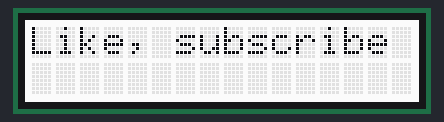
A sketch run on a simulated Arduino Uno, built with avr-gcc and run on an emulated ATmega328P. On the bench: 16×2 character LCD.

Above: at 0.24 s.
At 4.98 s:
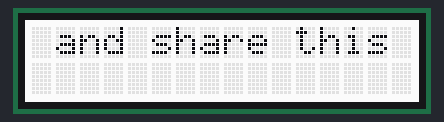
At 10.04 s:
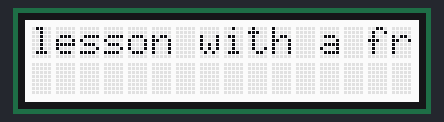
At 19.84 s:
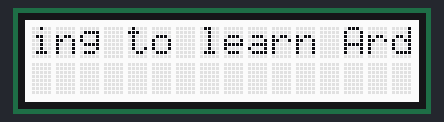
At 29.64 s:
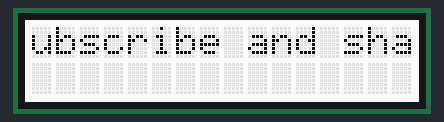
At 39.76 s:
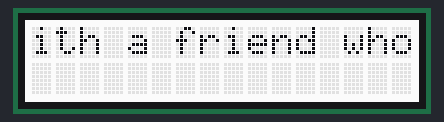

The sketch:

sliding-text.ino
```cpp
// Lesson 14 - Arduino for Beginners
// Use a LCD module
// to show messages (sliding effect)

#include <DFRobot_RGBLCD1602.h>

DFRobot_RGBLCD1602 lcd(0x60, 16, 2);

String message =
  "Like, subscribe and share this lesson with a friend who is trying to learn Arduino    ";

int position = 0;

void setup() {
  lcd.init();
  lcd.setColorWhite();
  lcd.clear();
}

void loop() {
  lcd.setCursor(0, 0);

  // Wrap substring manually for infinite scrolling
  String visibleText = "";

  for (int i = 0; i < 16; i++) {
    int index = (position + i) % message.length();
    visibleText += message[index];
  }

  lcd.print(visibleText);

  position = (position + 1) % message.length();

  delay(300); // Scroll speed
}
```
